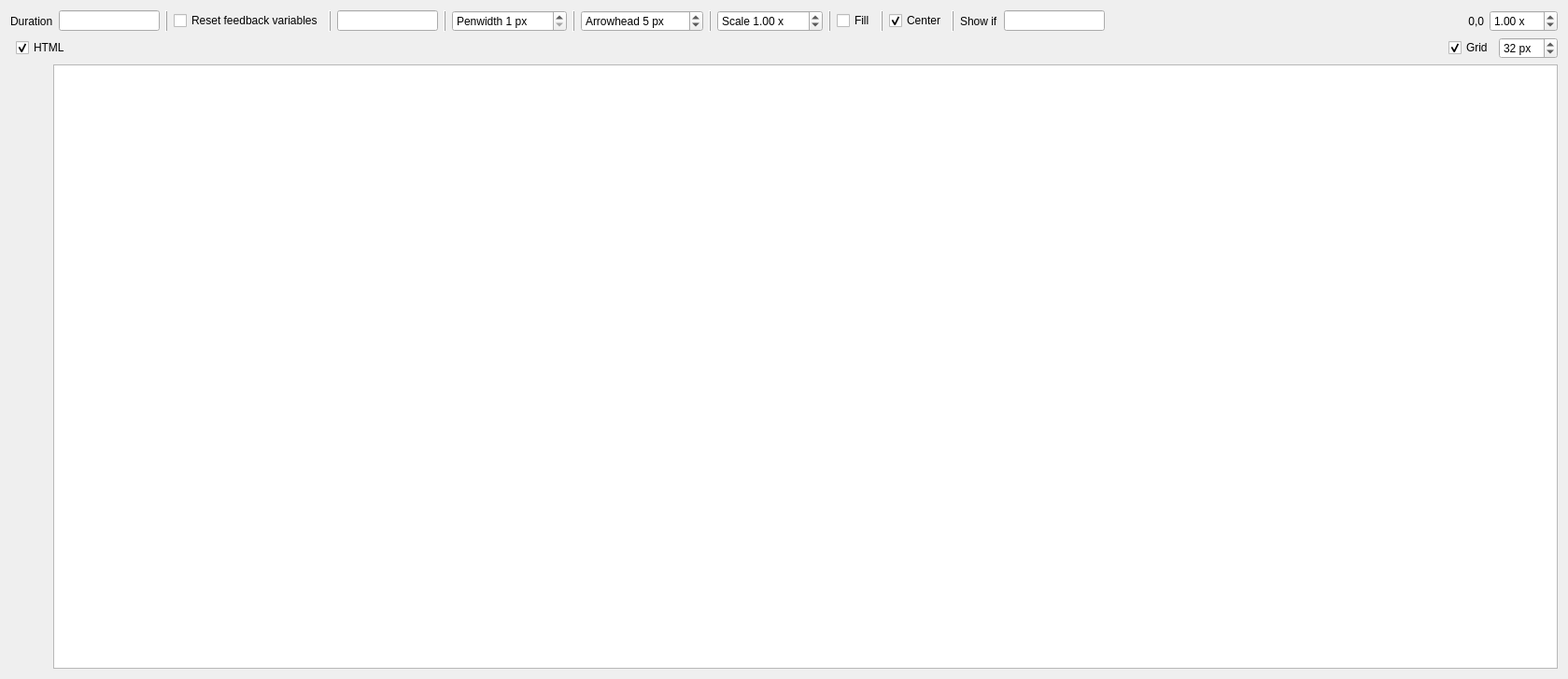
<?xml version="1.0" encoding="UTF-8"?>
<ui version="4.0">
 <class>form_sketchpad</class>
 <widget class="QWidget" name="form_sketchpad">
  <property name="geometry">
   <rect>
    <x>0</x>
    <y>0</y>
    <width>1679</width>
    <height>727</height>
   </rect>
  </property>
  <property name="windowTitle">
   <string>Form</string>
  </property>
  <layout class="QVBoxLayout" name="verticalLayout">
   <item>
    <widget class="QWidget" name="widget_settings" native="true">
     <layout class="QVBoxLayout" name="verticalLayout_2">
      <property name="margin">
       <number>0</number>
      </property>
      <item>
       <widget class="QWidget" name="widget_settings_row1" native="true">
        <layout class="QHBoxLayout" name="horizontalLayout_2">
         <property name="margin">
          <number>0</number>
         </property>
         <item>
          <widget class="QWidget" name="widget_settings_duration" native="true">
           <layout class="QHBoxLayout" name="horizontalLayout_5">
            <property name="margin">
             <number>0</number>
            </property>
            <item>
             <widget class="QLabel" name="label_duration">
              <property name="text">
               <string>Duration</string>
              </property>
             </widget>
            </item>
            <item>
             <widget class="QLineEdit" name="edit_duration">
              <property name="sizePolicy">
               <sizepolicy hsizetype="Minimum" vsizetype="Fixed">
                <horstretch>0</horstretch>
                <verstretch>0</verstretch>
               </sizepolicy>
              </property>
              <property name="toolTip">
               <string>A numeric value (duration in milliseconds), &quot;keypress&quot;, or &quot;mouseclick&quot;</string>
              </property>
             </widget>
            </item>
           </layout>
          </widget>
         </item>
         <item>
          <widget class="QWidget" name="widget_settings_reset_variables" native="true">
           <layout class="QHBoxLayout" name="horizontalLayout_13">
            <property name="margin">
             <number>0</number>
            </property>
            <item>
             <widget class="QFrame" name="frame">
              <property name="frameShape">
               <enum>QFrame::VLine</enum>
              </property>
              <property name="frameShadow">
               <enum>QFrame::Raised</enum>
              </property>
             </widget>
            </item>
            <item>
             <widget class="QCheckBox" name="checkbox_reset_variables">
              <property name="text">
               <string>Reset feedback variables</string>
              </property>
             </widget>
            </item>
           </layout>
          </widget>
         </item>
         <item>
          <widget class="QWidget" name="widget_settings_color" native="true">
           <layout class="QHBoxLayout" name="horizontalLayout_6">
            <property name="margin">
             <number>0</number>
            </property>
            <item>
             <widget class="QFrame" name="frame_3">
              <property name="frameShape">
               <enum>QFrame::VLine</enum>
              </property>
              <property name="frameShadow">
               <enum>QFrame::Raised</enum>
              </property>
              <zorder>widget_settings_reset_variables</zorder>
             </widget>
            </item>
            <item>
             <widget class="color_edit" name="edit_color">
              <property name="sizePolicy">
               <sizepolicy hsizetype="Minimum" vsizetype="Fixed">
                <horstretch>0</horstretch>
                <verstretch>0</verstretch>
               </sizepolicy>
              </property>
              <property name="toolTip">
               <string>Color</string>
              </property>
             </widget>
            </item>
           </layout>
          </widget>
         </item>
         <item>
          <widget class="QWidget" name="widget_settings_penwidth" native="true">
           <layout class="QHBoxLayout" name="horizontalLayout_8">
            <property name="margin">
             <number>0</number>
            </property>
            <item>
             <widget class="QFrame" name="frame_4">
              <property name="frameShape">
               <enum>QFrame::VLine</enum>
              </property>
              <property name="frameShadow">
               <enum>QFrame::Raised</enum>
              </property>
             </widget>
            </item>
            <item>
             <widget class="QSpinBox" name="spinbox_penwidth">
              <property name="suffix">
               <string> px</string>
              </property>
              <property name="prefix">
               <string>Penwidth </string>
              </property>
              <property name="minimum">
               <number>1</number>
              </property>
              <property name="maximum">
               <number>1000</number>
              </property>
             </widget>
            </item>
           </layout>
          </widget>
         </item>
         <item>
          <widget class="QWidget" name="widget_settings_arrow_size" native="true">
           <layout class="QHBoxLayout" name="horizontalLayout_9">
            <property name="margin">
             <number>0</number>
            </property>
            <item>
             <widget class="QFrame" name="frame_5">
              <property name="frameShape">
               <enum>QFrame::VLine</enum>
              </property>
              <property name="frameShadow">
               <enum>QFrame::Raised</enum>
              </property>
             </widget>
            </item>
            <item>
             <widget class="QSpinBox" name="spinbox_arrow_size">
              <property name="toolTip">
               <string>Size of the arrowhead</string>
              </property>
              <property name="suffix">
               <string> px</string>
              </property>
              <property name="prefix">
               <string>Arrowhead </string>
              </property>
              <property name="minimum">
               <number>1</number>
              </property>
              <property name="maximum">
               <number>1000</number>
              </property>
              <property name="value">
               <number>5</number>
              </property>
             </widget>
            </item>
           </layout>
          </widget>
         </item>
         <item>
          <widget class="QWidget" name="widget_settings_scale" native="true">
           <layout class="QHBoxLayout" name="horizontalLayout_10">
            <property name="margin">
             <number>0</number>
            </property>
            <item>
             <widget class="QFrame" name="frame_6">
              <property name="frameShape">
               <enum>QFrame::VLine</enum>
              </property>
              <property name="frameShadow">
               <enum>QFrame::Raised</enum>
              </property>
             </widget>
            </item>
            <item>
             <widget class="QDoubleSpinBox" name="spinbox_scale">
              <property name="toolTip">
               <string>Image scaling factor</string>
              </property>
              <property name="prefix">
               <string>Scale </string>
              </property>
              <property name="suffix">
               <string> x</string>
              </property>
              <property name="decimals">
               <number>2</number>
              </property>
              <property name="minimum">
               <double>0.010000000000000</double>
              </property>
              <property name="maximum">
               <double>1000.000000000000000</double>
              </property>
              <property name="singleStep">
               <double>0.100000000000000</double>
              </property>
              <property name="value">
               <double>1.000000000000000</double>
              </property>
             </widget>
            </item>
           </layout>
          </widget>
         </item>
         <item>
          <widget class="QWidget" name="widget_settings_fill" native="true">
           <layout class="QHBoxLayout" name="horizontalLayout_11">
            <property name="margin">
             <number>0</number>
            </property>
            <item>
             <widget class="QFrame" name="frame_7">
              <property name="frameShape">
               <enum>QFrame::VLine</enum>
              </property>
              <property name="frameShadow">
               <enum>QFrame::Raised</enum>
              </property>
             </widget>
            </item>
            <item>
             <widget class="QCheckBox" name="checkbox_fill">
              <property name="toolTip">
               <string>Check to draw filled objects</string>
              </property>
              <property name="text">
               <string>Fill</string>
              </property>
             </widget>
            </item>
           </layout>
          </widget>
         </item>
         <item>
          <widget class="QWidget" name="widget_settings_center" native="true">
           <layout class="QHBoxLayout" name="horizontalLayout_12">
            <property name="margin">
             <number>0</number>
            </property>
            <item>
             <widget class="QFrame" name="frame_8">
              <property name="frameShape">
               <enum>QFrame::VLine</enum>
              </property>
              <property name="frameShadow">
               <enum>QFrame::Raised</enum>
              </property>
             </widget>
            </item>
            <item>
             <widget class="QCheckBox" name="checkbox_center">
              <property name="toolTip">
               <string>Center the object</string>
              </property>
              <property name="text">
               <string>Center</string>
              </property>
              <property name="checked">
               <bool>true</bool>
              </property>
             </widget>
            </item>
           </layout>
          </widget>
         </item>
         <item>
          <widget class="QWidget" name="widget_settings_show_if" native="true">
           <layout class="QHBoxLayout" name="horizontalLayout_4">
            <property name="margin">
             <number>0</number>
            </property>
            <item>
             <widget class="QFrame" name="frame_2">
              <property name="frameShape">
               <enum>QFrame::VLine</enum>
              </property>
              <property name="frameShadow">
               <enum>QFrame::Raised</enum>
              </property>
             </widget>
            </item>
            <item>
             <widget class="QLabel" name="label">
              <property name="text">
               <string>Show if</string>
              </property>
             </widget>
            </item>
            <item>
             <widget class="QLineEdit" name="edit_show_if">
              <property name="sizePolicy">
               <sizepolicy hsizetype="Minimum" vsizetype="Fixed">
                <horstretch>0</horstretch>
                <verstretch>0</verstretch>
               </sizepolicy>
              </property>
             </widget>
            </item>
           </layout>
          </widget>
         </item>
         <item>
          <spacer name="horizontalSpacer">
           <property name="orientation">
            <enum>Qt::Horizontal</enum>
           </property>
           <property name="sizeType">
            <enum>QSizePolicy::Expanding</enum>
           </property>
           <property name="sizeHint" stdset="0">
            <size>
             <width>40</width>
             <height>20</height>
            </size>
           </property>
          </spacer>
         </item>
         <item>
          <widget class="QLabel" name="label_cursor_pos">
           <property name="sizePolicy">
            <sizepolicy hsizetype="Fixed" vsizetype="Preferred">
             <horstretch>0</horstretch>
             <verstretch>0</verstretch>
            </sizepolicy>
           </property>
           <property name="minimumSize">
            <size>
             <width>80</width>
             <height>0</height>
            </size>
           </property>
           <property name="maximumSize">
            <size>
             <width>80</width>
             <height>16777215</height>
            </size>
           </property>
           <property name="text">
            <string>0,0</string>
           </property>
           <property name="alignment">
            <set>Qt::AlignRight|Qt::AlignTrailing|Qt::AlignVCenter</set>
           </property>
          </widget>
         </item>
         <item>
          <widget class="QDoubleSpinBox" name="spinbox_zoom">
           <property name="toolTip">
            <string>Zoom factor</string>
           </property>
           <property name="suffix">
            <string> x</string>
           </property>
           <property name="minimum">
            <double>0.010000000000000</double>
           </property>
           <property name="maximum">
            <double>100.000000000000000</double>
           </property>
           <property name="singleStep">
            <double>0.100000000000000</double>
           </property>
           <property name="value">
            <double>1.000000000000000</double>
           </property>
          </widget>
         </item>
        </layout>
       </widget>
      </item>
      <item>
       <widget class="QWidget" name="widget_settings_row2" native="true">
        <layout class="QHBoxLayout" name="horizontalLayout_7">
         <property name="margin">
          <number>0</number>
         </property>
         <item>
          <widget class="QWidget" name="widget_settings_text" native="true">
           <layout class="QHBoxLayout" name="horizontalLayout_3">
            <property name="margin">
             <number>0</number>
            </property>
            <item>
             <widget class="font_widget_horizontal" name="widget_font" native="true">
              <zorder>widget_settings_row1</zorder>
             </widget>
            </item>
            <item>
             <widget class="QCheckBox" name="checkbox_html">
              <property name="toolTip">
               <string>Parse a subset of HTML tags</string>
              </property>
              <property name="text">
               <string>HTML</string>
              </property>
              <property name="checked">
               <bool>true</bool>
              </property>
             </widget>
            </item>
           </layout>
          </widget>
         </item>
         <item>
          <spacer name="horizontalSpacer_3">
           <property name="orientation">
            <enum>Qt::Horizontal</enum>
           </property>
           <property name="sizeHint" stdset="0">
            <size>
             <width>40</width>
             <height>20</height>
            </size>
           </property>
          </spacer>
         </item>
         <item>
          <widget class="QCheckBox" name="checkbox_grid">
           <property name="toolTip">
            <string>Check to display the grid and enable snap-to-grid</string>
           </property>
           <property name="text">
            <string>Grid</string>
           </property>
           <property name="checked">
            <bool>true</bool>
           </property>
          </widget>
         </item>
         <item>
          <widget class="QSpinBox" name="spinbox_grid">
           <property name="toolTip">
            <string>Grid size</string>
           </property>
           <property name="suffix">
            <string> px</string>
           </property>
           <property name="minimum">
            <number>2</number>
           </property>
           <property name="maximum">
            <number>512</number>
           </property>
           <property name="value">
            <number>32</number>
           </property>
          </widget>
         </item>
        </layout>
       </widget>
      </item>
     </layout>
    </widget>
   </item>
   <item>
    <widget class="QWidget" name="widget_container" native="true">
     <layout class="QHBoxLayout" name="horizontalLayout">
      <property name="margin">
       <number>0</number>
      </property>
      <item>
       <widget class="QWidget" name="widget_tools" native="true">
        <property name="sizePolicy">
         <sizepolicy hsizetype="Fixed" vsizetype="Preferred">
          <horstretch>0</horstretch>
          <verstretch>0</verstretch>
         </sizepolicy>
        </property>
        <layout class="QVBoxLayout" name="layout_tools">
         <property name="margin">
          <number>0</number>
         </property>
         <item>
          <widget class="QPushButton" name="button_pointer">
           <property name="toolTip">
            <string>Select and move elements</string>
           </property>
           <property name="text">
            <string/>
           </property>
           <property name="checkable">
            <bool>true</bool>
           </property>
           <property name="default">
            <bool>true</bool>
           </property>
           <property name="flat">
            <bool>true</bool>
           </property>
          </widget>
         </item>
         <item>
          <spacer name="verticalSpacer">
           <property name="orientation">
            <enum>Qt::Vertical</enum>
           </property>
           <property name="sizeHint" stdset="0">
            <size>
             <width>20</width>
             <height>40</height>
            </size>
           </property>
          </spacer>
         </item>
        </layout>
       </widget>
      </item>
      <item>
       <widget class="sketchpad_graphics_view" name="graphics_view">
        <property name="minimumSize">
         <size>
          <width>100</width>
          <height>100</height>
         </size>
        </property>
        <property name="transformationAnchor">
         <enum>QGraphicsView::NoAnchor</enum>
        </property>
       </widget>
      </item>
     </layout>
    </widget>
   </item>
  </layout>
 </widget>
 <customwidgets>
  <customwidget>
   <class>color_edit</class>
   <extends>QLineEdit</extends>
   <header>libqtopensesame/widgets/color_edit.h</header>
  </customwidget>
  <customwidget>
   <class>sketchpad_graphics_view</class>
   <extends>QGraphicsView</extends>
   <header>libqtopensesame/widgets/sketchpad_graphics_view.h</header>
  </customwidget>
  <customwidget>
   <class>font_widget_horizontal</class>
   <extends>QWidget</extends>
   <header>libqtopensesame/widgets/font_widget.h</header>
   <container>1</container>
  </customwidget>
 </customwidgets>
 <resources/>
 <connections>
  <connection>
   <sender>checkbox_grid</sender>
   <signal>toggled(bool)</signal>
   <receiver>spinbox_grid</receiver>
   <slot>setEnabled(bool)</slot>
   <hints>
    <hint type="sourcelabel">
     <x>824</x>
     <y>46</y>
    </hint>
    <hint type="destinationlabel">
     <x>887</x>
     <y>47</y>
    </hint>
   </hints>
  </connection>
 </connections>
</ui>
